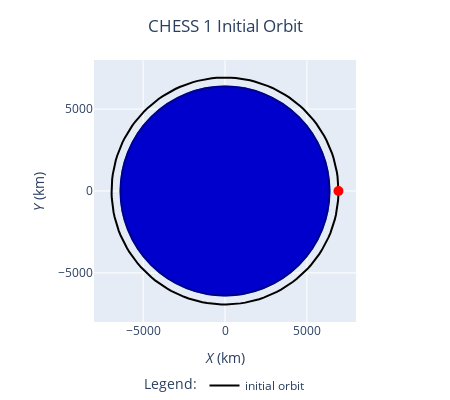

The cell this chart's notebook holds for it:
### Markdown cell above
### C. 2D plotting with Plotly

### Code cell
fig = orbit.plot(interactive=True)

fig.update_layout(
    title={
        "text": "CHESS 1 Initial Orbit",
        "y": 0.95,  # Adjust this value to move the title down (between 0 and 1)
        "x": 0.5,  # Center the title horizontally
        "xanchor": "center",  # Anchor the title to the center
        "yanchor": "top",  # Anchor the title to the top
    },
    margin=dict(l=0, r=0, b=60, t=60),  # Adjust margins for centering
    height=400,  # Set the height of the figure
    width=450,  # Set the width of the figure
    legend=dict(
        title="Legend:",
        orientation="h",  # Horizontal legend
        yanchor="bottom",  # Anchor to the bottom
        y=-0.3,  # Position it below the plot (adjust as needed)
        xanchor="center",  # Center the legend
        x=0.5,  # Center the legend horizontally
    ),
    xaxis=dict(
        title="<i>X</i> (km)",
        zerolinewidth=1,
        range=[-8000, 8000],  # Adjust this range for the x-axis
    ),
    yaxis=dict(
        # gridcolor='grey',
        # zerolinecolor='grey',
        title="<i>Y</i> (km)",
        zerolinewidth=1,
        range=[-8000, 8000],  # Adjust this range for the y-axis
        title_standoff=10,
    ),
)

fig.data[0].line.dash = "solid"  # Change from 'dash' to 'solid'
fig.data[0].line.color = "black"  # Change color to black
fig.data[0].line.width = 2
fig.data[0].showlegend = True
fig.data[0].name = "initial orbit"
fig.data[1].marker.color = "red"  # Change marker color to red

# Update the central circle properties
fig.layout.shapes[1].fillcolor = (
    "mediumblue"  # Set the fill color of the second circle shape to green
)
fig.layout.shapes[1].line.color = (
    "darkblue"  # Set the line color of the second circle shape to dark green
)

fig.show()

### Figure 1 — Plotly figure (JSON) as saved in the notebook; plotly's stock layout.template omitted (floating-point values rounded to 4 significant figures; data arrays with more than 128 entries replaced by an {"elided": "..."} marker saying what was removed)
{"data": [{"hoverinfo": "none", "line": {"color": "black", "dash": "solid", "width": 2}, "mode": "lines", "name": "initial orbit", "showlegend": true, "type": "scatter", "x": {"elided": "150 float values"}, "y": {"elided": "150 float values"}}, {"marker": {"color": "red", "size": 10, "symbol": "circle"}, "mode": "markers", "showlegend": false, "type": "scatter", "x": [6928.0], "y": [0]}], "layout": {"autosize": true, "height": 400, "legend": {"orientation": "h", "title": {"text": "Legend:"}, "x": 0.5, "xanchor": "center", "y": -0.3, "yanchor": "bottom"}, "margin": {"b": 60, "l": 0, "r": 0, "t": 60}, "shapes": [{"fillcolor": "#2a7bd1", "line": {"color": "#2a7bd1"}, "opacity": 1, "type": "circle", "x0": -6378.0, "x1": 6378.0, "xref": "x", "y0": -6378.0, "y1": 6378.0, "yref": "y"}, {"fillcolor": "mediumblue", "line": {"color": "darkblue"}, "opacity": 1, "type": "circle", "x0": -6378.0, "x1": 6378.0, "xref": "x", "y0": -6378.0, "y1": 6378.0, "yref": "y"}], "title": {"text": "CHESS 1 Initial Orbit", "x": 0.5, "xanchor": "center", "y": 0.95, "yanchor": "top"}, "width": 450, "xaxis": {"constrain": "domain", "range": [-8000, 8000], "title": {"text": "<i>X</i> (km)"}, "zerolinewidth": 1}, "yaxis": {"range": [-8000, 8000], "scaleanchor": "x", "title": {"standoff": 10, "text": "<i>Y</i> (km)"}, "zerolinewidth": 1}}}
